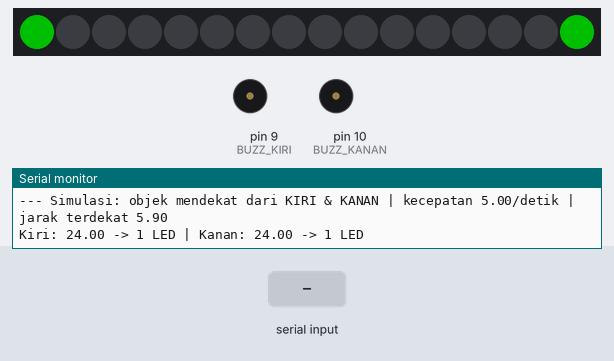
A sketch run on a simulated Arduino Uno, built with avr-gcc and run on an emulated ATmega328P. Parts: 16 RGB LEDs in strip order, left to right, buzzer (waves = sounding, pin HIGH), the last lines printed to the serial monitor. Inputs (shaded band) come from the test bench. Dim RGB values are drawn brighter than linear; random numbers use the default seed unless the sketch sets one.

Above: at 1.4 s.
1.5 s: "1,90\n" received over Serial
At 2.7 s:
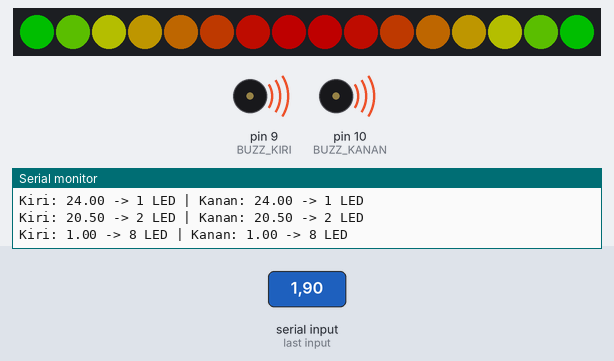
3.1 s: "kiri\n" received over Serial
At 5.5 s:
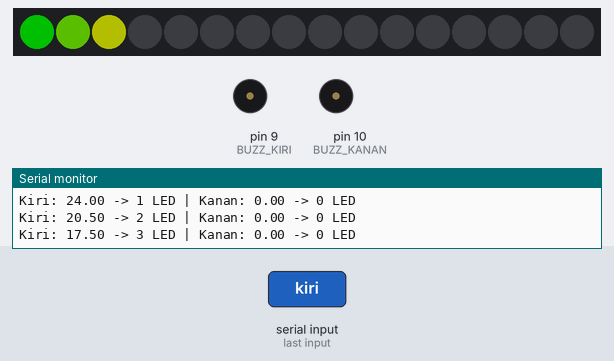
6.1 s: "kanan\n" received over Serial
At 6.39 s:
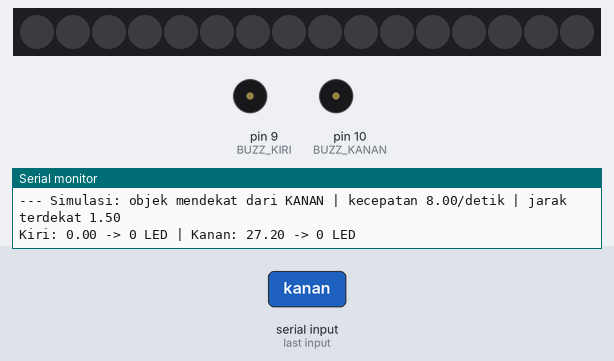
9.1 s: "demo\n" received over Serial
At 11.9 s:
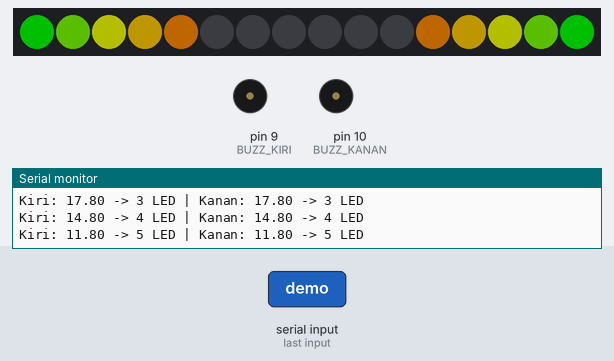
12.1 s: "kiri\n" received over Serial
At 14.6 s:
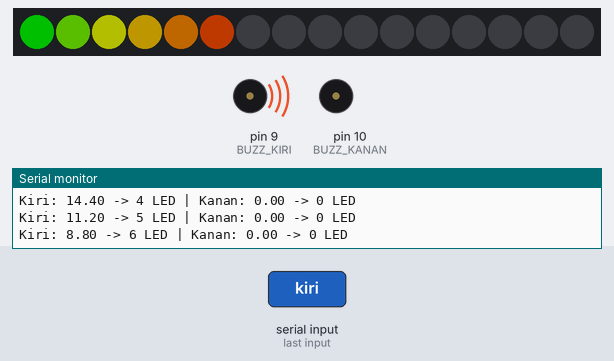
15.1 s: "demo,1\n" received over Serial
At 15.13 s:
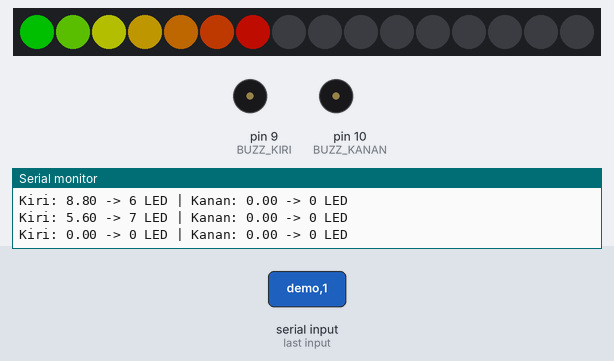
Timing chart, 0 to 17.7 s (numbered marks = the images above; inputs shaded):
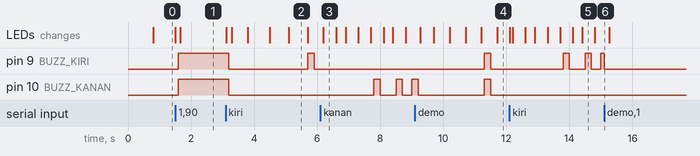

The sketch:

BSD_Simulasi.ino
```cpp
#include <Adafruit_NeoPixel.h>
#include <TimerOne.h>

#define LED_PIN        2
#define NUM_LEDS       16
#define LEDS_PER_SIDE  8      // jumlah LED per sisi (kiri/kanan)
#define BUZZ_KIRI      9
#define BUZZ_KANAN     10
#define BRIGHTNESS     80     // kecerahan tetap (0-255)
#define MAX_DIST       24.0   // jarak terjauh yang masih menyalakan LED
#define AUTO_DEMO      true   // true = simulasi langsung jalan saat Arduino nyala

Adafruit_NeoPixel strip(NUM_LEDS, LED_PIN, NEO_GRB + NEO_KHZ800);

/* --- VARIABLE SISTEM & ANIMASI --- */
int currentLedsKiri = 0, currentLedsKanan = 0;
int targetKiri = 0, targetKanan = 0;
unsigned long lastUpdate = 0;
const int runningSpeed = 25;          // ms per langkah animasi LED
String inputBuffer = "";

/* --- VARIABLE BUZZER (TIMER1) --- */
volatile float distKiri = 0, distKanan = 0;
int counterKiri = 0, counterKanan = 0;

/* --- VARIABLE SIMULASI --- */
enum SimPhase { MENDEKAT, BERTAHAN, MENJAUH, JEDA };
bool demoMode = AUTO_DEMO;
int  demoSetting = 0;                 // 0 = acak, 1 = kiri, 2 = kanan, 3 = keduanya
int  simSide = 2;                     // sisi ronde ini: 1 = kiri, 2 = kanan, 3 = keduanya
SimPhase simPhase = JEDA;
float simDist = 30;                   // jarak objek saat ini
float simSpeed = 0.5;                 // pengurangan jarak tiap 100 ms
float simMinDist = 2;                 // jarak terdekat objek di ronde ini
unsigned long simPhaseStart = 0, simPhaseTime = 0, lastSimTick = 0;
const int SIM_TICK = 100;             // simulasi di-update tiap 100 ms

void setup() {
  Serial.begin(115200);
  pinMode(BUZZ_KIRI, OUTPUT);
  pinMode(BUZZ_KANAN, OUTPUT);
  strip.begin();
  strip.setBrightness(BRIGHTNESS);
  strip.show();

  Timer1.initialize(100000); // 0.1 detik
  Timer1.attachInterrupt(buzzerHandler);

  randomSeed(analogRead(A0));  // A0 kosong -> nilai acak

  Serial.println("Sistem BSD: 16 LED (8 kiri / 8 kanan) pin 2 - Mega");
  Serial.println("Perintah: demo | kiri | kanan | dua | stop | atau data 'kiri,0,kanan,0'");
  if (demoMode) startNewRound();
}

/* ================= BUZZER ================= */
void buzzerHandler() {
  processBuzzer(distKiri, BUZZ_KIRI, counterKiri);
  processBuzzer(distKanan, BUZZ_KANAN, counterKanan);
}

void processBuzzer(float dist, int pin, int &counter) {
  if (dist > 0.01 && dist < 5.0) {
    digitalWrite(pin, HIGH);
  }
  else if (dist >= 5.0 && dist < 10.0) {
    counter++;
    digitalWrite(pin, counter <= 2 ? HIGH : LOW);
    if (counter >= 5) counter = 0;
  }
  else if (dist >= 10.0 && dist <= 15.0) {
    counter++;
    digitalWrite(pin, counter <= 2 ? HIGH : LOW);
    if (counter >= 10) counter = 0;
  }
  else {
    digitalWrite(pin, LOW);
    counter = 0;
  }
}

/* ================= LED ================= */
// Gradasi hijau -> kuning -> merah, otomatis menyesuaikan LEDS_PER_SIDE
uint32_t getFullGradient(int i) {
  float t = (float)i / (LEDS_PER_SIDE - 1);   // 0.0 .. 1.0
  int r, g;
  if (t < 0.3)      { r = 255 * t / 0.3;  g = 255; }          // hijau -> kuning
  else if (t < 0.9) { r = 255; g = 255 * (0.9 - t) / 0.6; }   // kuning -> merah
  else              { r = 255; g = 0; }                       // ujung merah murni
  return strip.Color(r, g, 0);
}

void updateVisualBSD() {
  if (currentLedsKiri < targetKiri) currentLedsKiri++;
  else if (currentLedsKiri > targetKiri) currentLedsKiri--;

  if (currentLedsKanan < targetKanan) currentLedsKanan++;
  else if (currentLedsKanan > targetKanan) currentLedsKanan--;

  strip.clear();
  for (int i = 0; i < currentLedsKiri; i++)  strip.setPixelColor(i, getFullGradient(i));
  for (int i = 0; i < currentLedsKanan; i++) strip.setPixelColor(NUM_LEDS - 1 - i, getFullGradient(i));
  strip.show();
}

// Animasi LED berjalan tanpa menghentikan program (non-blocking)
void animateLeds() {
  if ((currentLedsKiri != targetKiri || currentLedsKanan != targetKanan) &&
      millis() - lastUpdate > runningSpeed) {
    lastUpdate = millis();
    updateVisualBSD();
  }
}

// Jarak 0.3..24 -> 1..LEDS_PER_SIDE LED; <=0.3 -> penuh; 0 / >24 -> mati
int distToLeds(float d) {
  if (d > 0 && d <= 0.3) return LEDS_PER_SIDE;
  if (d > 0.3 && d <= MAX_DIST)
    return constrain((int)ceil((MAX_DIST - d) * LEDS_PER_SIDE / MAX_DIST), 1, LEDS_PER_SIDE);
  return 0;
}

// Pusat semua input jarak (dari Serial maupun simulasi)
void setDistances(float kiri, float kanan, bool alwaysPrint) {
  distKiri = kiri;
  distKanan = kanan;
  int tk = distToLeds(kiri);
  int tn = distToLeds(kanan);

  if (alwaysPrint || tk != targetKiri || tn != targetKanan) {
    Serial.print("Kiri: ");   Serial.print(kiri);  Serial.print(" -> "); Serial.print(tk);
    Serial.print(" LED | Kanan: "); Serial.print(kanan); Serial.print(" -> "); Serial.print(tn);
    Serial.println(" LED");
  }
  targetKiri = tk;
  targetKanan = tn;
}

/* ================= SIMULASI ================= */
const char* sideName(int s) {
  if (s == 1) return "KIRI";
  if (s == 2) return "KANAN";
  return "KIRI & KANAN";
}

void startNewRound() {
  simSide    = (demoSetting == 0) ? random(1, 4) : demoSetting;  // acak 1..3
  simDist    = MAX_DIST + 4;                    // mulai dari luar jangkauan
  simSpeed   = random(2, 9) / 10.0;             // 0.2..0.8 per 100 ms (2..8 per detik)
  simMinDist = random(5, 60) / 10.0;            // jarak terdekat 0.5..5.9
  simPhase   = MENDEKAT;

  Serial.print("--- Simulasi: objek mendekat dari "); Serial.print(sideName(simSide));
  Serial.print(" | kecepatan "); Serial.print(simSpeed * 10); Serial.print("/detik");
  Serial.print(" | jarak terdekat "); Serial.println(simMinDist);
}

void runSimulation() {
  if (millis() - lastSimTick < SIM_TICK) return;
  lastSimTick = millis();

  switch (simPhase) {
    case MENDEKAT:
      simDist -= simSpeed;
      if (simDist <= simMinDist) {
        simDist = simMinDist;
        simPhase = BERTAHAN;
        simPhaseStart = millis();
        simPhaseTime = random(1000, 3000);      // diam di dekat 1..3 detik
      }
      break;

    case BERTAHAN:
      if (millis() - simPhaseStart > simPhaseTime) simPhase = MENJAUH;
      break;

    case MENJAUH:
      simDist += simSpeed;
      if (simDist > MAX_DIST + 2) {
        setDistances(0, 0, false);
        simPhase = JEDA;
        simPhaseStart = millis();
        simPhaseTime = random(1000, 2500);      // jeda 1..2.5 detik sebelum objek berikutnya
        return;
      }
      break;

    case JEDA:
      if (millis() - simPhaseStart > simPhaseTime) startNewRound();
      return;
  }

  float kiri  = (simSide == 1 || simSide == 3) ? simDist : 0;
  float kanan = (simSide == 2 || simSide == 3) ? simDist : 0;
  setDistances(kiri, kanan, false);
}

void startDemo(int setting) {
  demoMode = true;
  demoSetting = setting;
  startNewRound();
}

/* ================= SERIAL ================= */
void processData(String data) {
  int comma1 = data.indexOf(',');
  int comma2 = data.indexOf(',', comma1 + 1);
  int comma3 = data.indexOf(',', comma2 + 1);

  if (comma1 > 0 && comma3 > 0) {
    demoMode = false;   // data manual masuk -> simulasi berhenti
    float kiri  = data.substring(0, comma1).toFloat();
    float kanan = data.substring(comma2 + 1, comma3).toFloat();
    setDistances(kiri, kanan, true);
  } else {
    Serial.println("Format salah. Contoh: 12,0,0,0  atau ketik: demo / kiri / kanan / dua / stop");
  }
}

void handleCommand(String cmd) {
  cmd.trim();
  cmd.toLowerCase();
  if (cmd.length() == 0) return;

  if      (cmd == "demo")  startDemo(0);
  else if (cmd == "kiri")  startDemo(1);
  else if (cmd == "kanan") startDemo(2);
  else if (cmd == "dua")   startDemo(3);
  else if (cmd == "stop") {
    demoMode = false;
    setDistances(0, 0, true);
    Serial.println("Simulasi berhenti.");
  }
  else processData(cmd);
}

void handleSerial() {
  while (Serial.available() > 0) {
    char inChar = (char)Serial.read();
    if (inChar == '\n') {
      handleCommand(inputBuffer);
      inputBuffer = "";
    } else {
      inputBuffer += inChar;
    }
  }
}

void loop() {
  handleSerial();
  if (demoMode) runSimulation();
  animateLeds();
}
```

Measured:
- after the input at 3.1 s, pin 9 (BUZZ_KIRI): HIGH → LOW after 0.10 s, → HIGH 2.5 s later, → LOW 0.20 s later; pin 10 (BUZZ_KANAN): HIGH → LOW after 0.10 s; the LEDs: first change at once (image 2 shows a later state)
- after the input at 6.1 s, pin 10 (BUZZ_KANAN): goes HIGH 0.20 s, LOW 0.50 s, HIGH 0.20 s, LOW 0.30 s, then HIGH, starting after 1.7 s
- after the input at 9.1 s, pin 9 (BUZZ_KIRI): LOW → HIGH after 2.2 s, → LOW 0.20 s later
- after the input at 15.1 s, pin 9 (BUZZ_KIRI): HIGH → LOW at once
